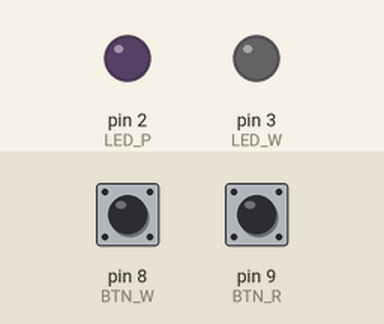
Recording of a sketch running on a simulated Arduino Uno, built with avr-gcc and run on an emulated ATmega328P. Shown: output pins drawn as LEDs (lit = HIGH). The inputs (shaded band) are chosen by the test bench; at power-on: pin 8 (BTN_W) HIGH, pin 9 (BTN_R) HIGH.

Above: at 1.2 s.
1.3 s: pin 8 (BTN_W) pulled LOW for 0.15 s
At 1.37 s:
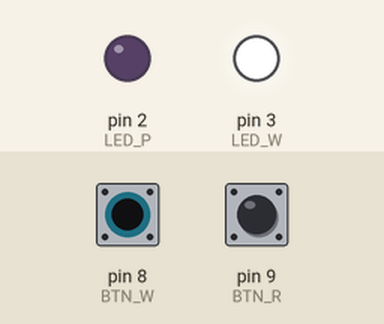
2.9 s: pin 9 (BTN_R) pulled LOW for 0.15 s
At 2.97 s:
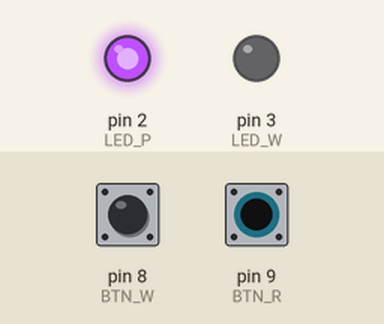
4.5 s: pin 9 (BTN_R) pulled LOW for 3.2 s
At 8.7 s:
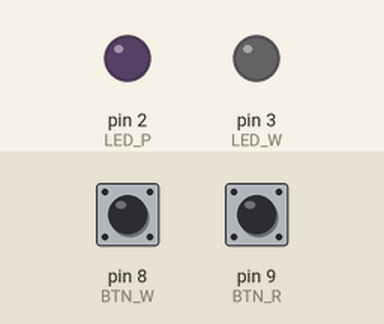
9.2 s: pin 8 (BTN_W) pulled LOW for 3.2 s
At 9.8 s:
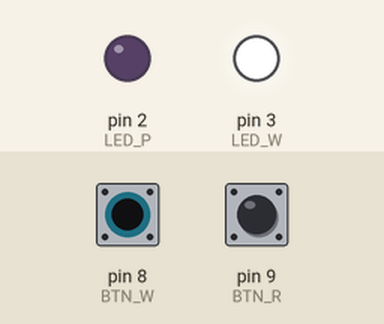
13.9 s: pin 8 (BTN_W) driven LOW and pin 9 (BTN_R) driven LOW
At 14.6 s:
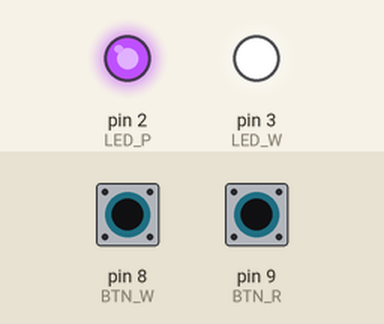
Timing chart, 0 to 16.4 s (numbered marks = the images above; inputs shaded):
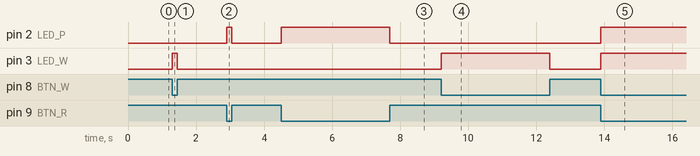

Measured:
- after the input at 1.3 s, pin 3 (LED_W): LOW → HIGH at once, → LOW 0.15 s later
- after the input at 2.9 s, pin 2 (LED_P): LOW → HIGH at once, → LOW 0.15 s later
- after the input at 4.5 s, pin 2 (LED_P): LOW → HIGH at once, → LOW 3.2 s later
- after the input at 9.2 s, pin 3 (LED_W): LOW → HIGH at once, → LOW 3.2 s later
- after the input at 13.9 s, pin 2 (LED_P), pin 3 (LED_W): LOW → HIGH at once

The sketch:

sketch.ino
```cpp
  // purple led on pin 2
#define LED_P 2
  // white led on pin 3
#define LED_W 3
  // yellow button on pin 8
#define BTN_W 8
  // red button on pin 9
#define BTN_R 9

void setup()
{
  pinMode(LED_P, OUTPUT);
  pinMode(LED_W, OUTPUT);
  pinMode(BTN_W, INPUT_PULLUP);
  pinMode(BTN_R, INPUT_PULLUP);
}

  // white button modifier
int btn_w = 1;
  // red button modifier
int btn_r = 1;

void loop()
{
    // read the buttons mode
  btn_w = digitalRead(BTN_W);
  btn_r = digitalRead(BTN_R);

    // if the white button is pressed down,
  if (btn_w == 0)
  {
      // light the white led
    digitalWrite(LED_W, HIGH);
  }
    // otherwise,
  else
  {
      // keep it off
    digitalWrite(LED_W, LOW);
  }
    // same but purple led and red button
  if (btn_r == 0)
  {
    digitalWrite(LED_P, HIGH);
  }
  else
  {
    digitalWrite(LED_P, LOW);
  }
}
```
